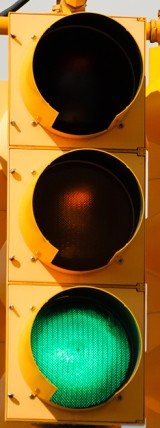
#> input picture Final Project/traffic light sample/green_yellowBG.jpg, 160 x 428 px, found by its file name
$ python TrafficLightColor.py
#> lines starting #> are read from the running program, lines starting #| are printed output that depends on the picture; after the words box and inside, x2 and y2 are one past the last pixel; in counts of white or black regions, pixels touching at a corner belong together
#> further down, ROI is the input picture: shape (428, 160, 3); mean B, G, R 42.1, 98, 116.9
# This file is used to determine the traffic light status based on the color of the light. The function analyze_traffic_light(region) takes a region of interest (ROI) containing a traffic light and returns the status of the light (Red, Yellow, Green, or Unknown).

# The function uses OpenCV to convert the ROI to the HSV color space and then applies color masks to detect red, yellow, and green colors. The function returns the status of the traffic light based on the color detected.

import cv2 as cv
import numpy as np

# define the color ranges for red, yellow, and green
lower_red = np.array([170, 50, 50])
upper_red = np.array([180, 255, 255])
lower_yellow = np.array([20, 50, 50])
upper_yellow = np.array([30, 255, 255])
lower_green = np.array([40, 50, 50])
upper_green = np.array([90, 255, 255])

def traffic_light_color(ROI):
    if ROI is None:
        return "Unknown" # no image provided

    # convert the ROI to HSV color space
    hsv = cv.cvtColor(ROI, cv.COLOR_BGR2HSV)
#> hsv: shape (428, 160, 3); mean H, S, V 30, 200.8, 135.3

    # create masks for red, yellow, and green colors
    mask_red = cv.inRange(hsv, lower_red, upper_red)
#> mask_red: shape (428, 160); every value is 0
    mask_yellow = cv.inRange(hsv, lower_yellow, upper_yellow)
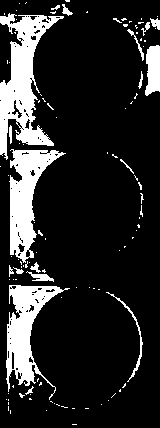
#> mask_yellow: shape (428, 160); 16.3% white; 111 white regions (93 under 20 px), largest, box (x1, y1, x2, y2) and area: (0, 13, 64, 160) 3830, (9, 149, 66, 263) 2748, (6, 285, 70, 400) 2668
    mask_green = cv.inRange(hsv, lower_green, upper_green)
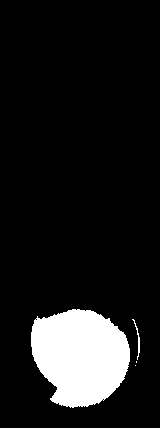
#> mask_green: shape (428, 160); 10.9% white; 4 white regions (2 under 20 px), largest, box (x1, y1, x2, y2) and area: (31, 309, 130, 408) 7415, (132, 319, 140, 360) 66

    # count the number of non-zero pixels in each mask
    red_count = cv.countNonZero(mask_red)
#> red_count = 0
    yellow_count = cv.countNonZero(mask_yellow)
#> yellow_count = 11165
    green_count = cv.countNonZero(mask_green)
#> green_count = 7484

    color_counts = {
        "Red": red_count,
        "Yellow": yellow_count,
        "Green": green_count
    }
#> color_counts = {'Red': 0, 'Yellow': 11165, 'Green': 7484}

    sorted_colors = sorted(color_counts.items(),  key=lambda x: x[1], reverse=True)
#> sorted_colors = [('Yellow', 11165), ('Green', 7484), ('Red', 0)]

    print("Sorted colors:", sorted_colors)
#| Sorted colors: [('Yellow', 11165), ('Green', 7484), ('Red', 0)]

    prominent_color, max_count = sorted_colors[0]
#> prominent_color = 'Yellow'; max_count = 11165

    total_pixel = ROI.shape[0] * ROI.shape[1]
#> total_pixel = 68480
    threshold = 0.001 * total_pixel
#> threshold = 68.48

    # Check for red + yellow combination (British standard)
    if prominent_color == "Red" and max_count > threshold and yellow_count > threshold:
        return "Yellow with Red"

    if max_count > threshold:
        return prominent_color
    else:
        return "Unknown"

# [105 lines left out: functions traffic_light_pos_BW, traffic_light_pos_color, not called in this run]

if __name__ == "__main__":
    # Load an image containing a traffic light
    ROI = cv.imread("dataset\\traffic light sample\\green_yellowBG.jpg")

    # Analyze the traffic light status
    status = traffic_light_color(ROI)
#> status = 'Yellow'
    print("Traffic light status:", status)
#| Traffic light status: Yellow

$ run again, with Final Project/traffic light sample/RED.jpg copied over Final Project/traffic light sample/green_yellowBG.jpg
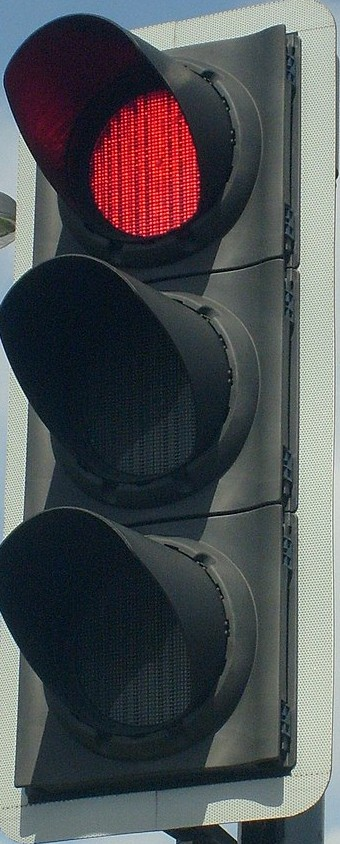
#> input picture Final Project/traffic light sample/RED.jpg, 340 x 844 px, found by its file name
#> ROI is the input picture: shape (844, 340, 3); mean B, G, R 82.1, 79.5, 77.1
#> hsv: shape (844, 340, 3); mean H, S, V 92.8, 81.6, 90.9
#> in traffic_light_color, `mask_red = cv.inRange(hsv, lower_red, upper_red)`:
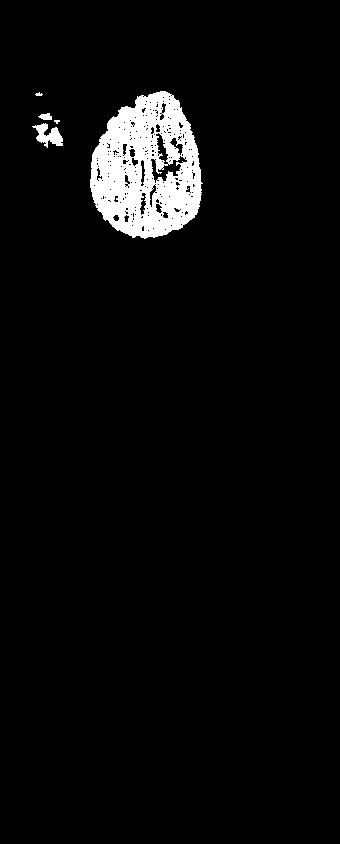
#> mask_red: shape (844, 340); 4% white; 5 white regions (1 under 20 px), largest, box (x1, y1, x2, y2) and area: (90, 91, 203, 239) 11009, (32, 123, 63, 148) 392, (38, 113, 52, 120) 69, (35, 92, 43, 96) 20
#> mask_yellow: shape (844, 340); 0.03% white in thin lines or dots, all inside (x1, y1, x2, y2) = (13, 219, 314, 827)
#> in traffic_light_color, `mask_green = cv.inRange(hsv, lower_green, upper_green)`:
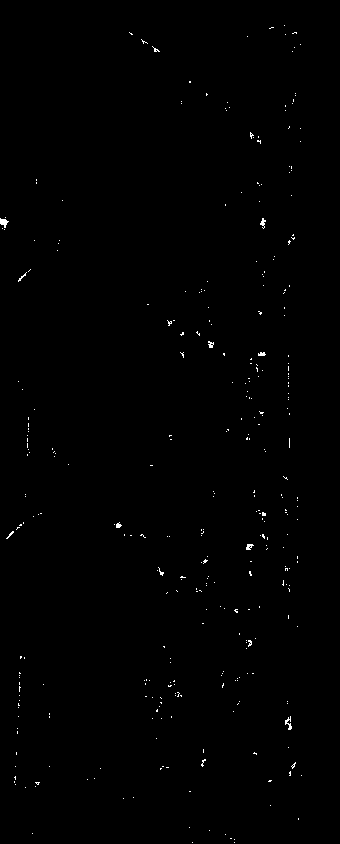
#> mask_green: shape (844, 340); 0.39% white in thin lines or dots, all inside (x1, y1, x2, y2) = (0, 25, 302, 843)
#> red_count = 11506
#> yellow_count = 86
#> green_count = 1112
#> color_counts = {'Red': 11506, 'Yellow': 86, 'Green': 1112}
#> sorted_colors = [('Red', 11506), ('Green', 1112), ('Yellow', 86)]
#| Sorted colors: [('Red', 11506), ('Green', 1112), ('Yellow', 86)]
#> prominent_color = 'Red'; max_count = 11506
#> status = 'Red'
#| Traffic light status: Red

$ run again, with Final Project/traffic light sample/green.jpg copied over Final Project/traffic light sample/green_yellowBG.jpg
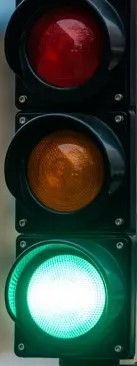
#> input picture Final Project/traffic light sample/green.jpg, 137 x 366 px, found by its file name
#> ROI is the input picture: shape (366, 137, 3); mean B, G, R 57.9, 67.3, 52.2
#> hsv: shape (366, 137, 3); mean H, S, V 78.9, 171.6, 79.3
#> in traffic_light_color, `mask_red = cv.inRange(hsv, lower_red, upper_red)`:
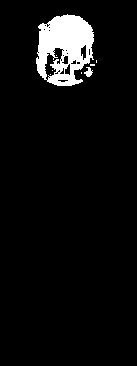
#> mask_red: shape (366, 137); 5.7% white; 8 white regions (6 under 20 px), largest, box (x1, y1, x2, y2) and area: (36, 14, 94, 86) 2780, (84, 67, 93, 77) 51
#> mask_yellow: shape (366, 137); 0.53% white; 15 white regions (12 under 20 px), largest, box (x1, y1, x2, y2) and area: (0, 166, 5, 218) 104, (4, 102, 6, 144) 75, (0, 70, 7, 83) 38
#> in traffic_light_color, `mask_green = cv.inRange(hsv, lower_green, upper_green)`:
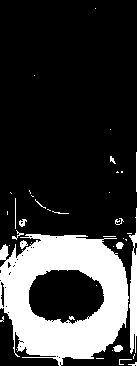
#> mask_green: shape (366, 137); 22.5% white; 40 white regions (28 under 20 px), largest, box (x1, y1, x2, y2) and area: (0, 234, 129, 366) 10066, (129, 208, 137, 354) 716, (113, 345, 123, 352) 51
#> red_count = 2849
#> yellow_count = 267
#> green_count = 11289
#> color_counts = {'Red': 2849, 'Yellow': 267, 'Green': 11289}
#> sorted_colors = [('Green', 11289), ('Red', 2849), ('Yellow', 267)]
#| Sorted colors: [('Green', 11289), ('Red', 2849), ('Yellow', 267)]
#> prominent_color = 'Green'; max_count = 11289
#> status = 'Green'
#| Traffic light status: Green
